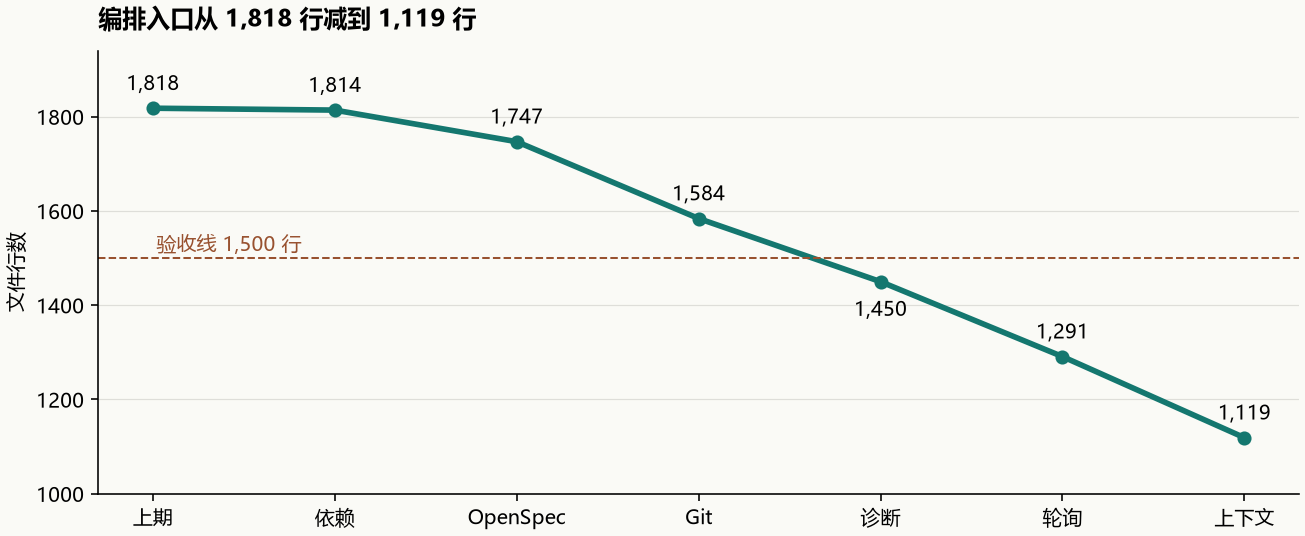

Write Python code to recreate this figure.
"""在仓库任意目录运行本文件，从已提交的 orchestrator.py 生成本期行数图。"""
from pathlib import Path
import subprocess

import matplotlib
matplotlib.use("Agg")
import matplotlib.pyplot as plt

out = Path(__file__).resolve().parent
repo = out.parent.parent
# 历史基点与本期六个代码提交。
steps = [
    ("d582d06", "上期"), ("7627834", "依赖"), ("c0aeea2", "OpenSpec"),
    ("2403571", "Git"), ("66aee5b", "诊断"), ("6a49432", "轮询"), ("e2e4c2b", "上下文"),
]
sizes = [len(subprocess.check_output(
    ["git", "show", rev + ":backend/orchestrator.py"], cwd=repo,
).splitlines()) for rev, _ in steps]

plt.rcParams["font.sans-serif"] = ["Microsoft YaHei", "SimHei", "DejaVu Sans"]
fig, ax = plt.subplots(figsize=(9, 3.7), layout="constrained")
fig.patch.set_facecolor("#fafaf6")
ax.set_facecolor("#fafaf6")
x = list(range(len(steps)))
ax.plot(x, sizes, linewidth=2.8, marker="o", color="#14776f")
ax.axhline(1500, color="#98512f", linestyle="--", linewidth=1)
ax.text(0.02, 1515, "验收线 1,500 行", color="#98512f", fontsize=10)
for i, n in enumerate(sizes):
    ax.annotate(f"{n:,}", (i, n), xytext=(0, -17 if n == 1450 else 9), textcoords="offset points", ha="center")
ax.set(xticks=x, xticklabels=[s for _, s in steps], ylim=(1000, 1940), ylabel="文件行数")
ax.grid(axis="y", color="#deded9", linewidth=0.6)
ax.spines[["right", "top"]].set_visible(False)
ax.set_title("编排入口从 1,818 行减到 1,119 行", loc="left", weight="bold", pad=12)
fig.savefig(out / "2026-11-25_代码重构_编排收尾_行数.png", dpi=145)
